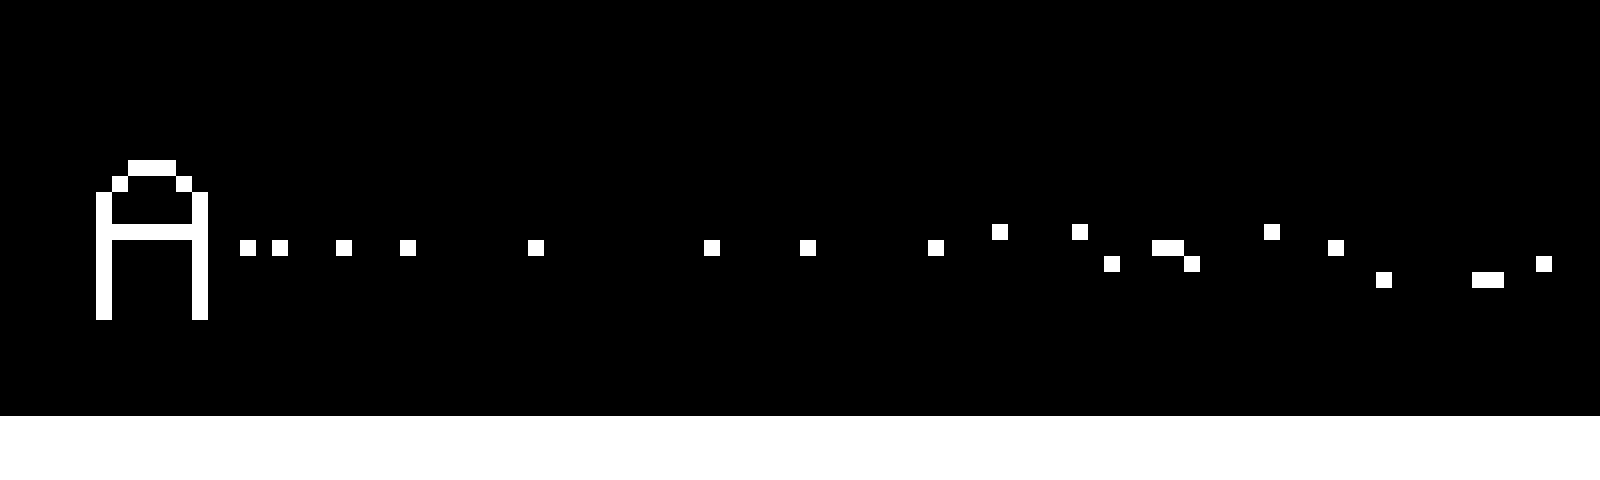

The image is a tile-based game level rendered from a .tmx file. Its description and complete source (layers, tilesets, objects, tile grids) follow:
An orthogonal 100x30 tile map with 16x16 px tiles, 1 tile layer (Tile Layer 1) and 2 objects.

<map version="1.0" tiledversion="2018.04.18" orientation="orthogonal" renderorder="right-down" width="100" height="30" tilewidth="16" tileheight="16" infinite="0" nextobjectid="4">
 <tileset firstgid="1" source="tilemap.tsx" />
 <layer name="Tile Layer 1" width="100" height="30">
  <properties>
   <property name="z" value="0" />
  </properties>
  <data encoding="csv">
0,0,0,0,0,0,0,0,0,0,0,0,0,0,0,0,0,0,0,0,0,0,0,0,0,0,0,0,0,0,0,0,0,0,0,0,0,0,0,0,0,0,0,0,0,0,0,0,0,0,0,0,0,0,0,0,0,0,0,0,0,0,0,0,0,0,0,0,0,0,0,0,0,0,0,0,0,0,0,0,0,0,0,0,0,0,0,0,0,0,0,0,0,0,0,0,0,0,0,0,
0,0,0,0,0,0,0,0,0,0,0,0,0,0,0,0,0,0,0,0,0,0,0,0,0,0,0,0,0,0,0,0,0,0,0,0,0,0,0,0,0,0,0,0,0,0,0,0,0,0,0,0,0,0,0,0,0,0,0,0,0,0,0,0,0,0,0,0,0,0,0,0,0,0,0,0,0,0,0,0,0,0,0,0,0,0,0,0,0,0,0,0,0,0,0,0,0,0,0,0,
0,0,0,0,0,0,0,0,0,0,0,0,0,0,0,0,0,0,0,0,0,0,0,0,0,0,0,0,0,0,0,0,0,0,0,0,0,0,0,0,0,0,0,0,0,0,0,0,0,0,0,0,0,0,0,0,0,0,0,0,0,0,0,0,0,0,0,0,0,0,0,0,0,0,0,0,0,0,0,0,0,0,0,0,0,0,0,0,0,0,0,0,0,0,0,0,0,0,0,0,
0,0,0,0,0,0,0,0,0,0,0,0,0,0,0,0,0,0,0,0,0,0,0,0,0,0,0,0,0,0,0,0,0,0,0,0,0,0,0,0,0,0,0,0,0,0,0,0,0,0,0,0,0,0,0,0,0,0,0,0,0,0,0,0,0,0,0,0,0,0,0,0,0,0,0,0,0,0,0,0,0,0,0,0,0,0,0,0,0,0,0,0,0,0,0,0,0,0,0,0,
0,0,0,0,0,0,0,0,0,0,0,0,0,0,0,0,0,0,0,0,0,0,0,0,0,0,0,0,0,0,0,0,0,0,0,0,0,0,0,0,0,0,0,0,0,0,0,0,0,0,0,0,0,0,0,0,0,0,0,0,0,0,0,0,0,0,0,0,0,0,0,0,0,0,0,0,0,0,0,0,0,0,0,0,0,0,0,0,0,0,0,0,0,0,0,0,0,0,0,0,
0,0,0,0,0,0,0,0,0,0,0,0,0,0,0,0,0,0,0,0,0,0,0,0,0,0,0,0,0,0,0,0,0,0,0,0,0,0,0,0,0,0,0,0,0,0,0,0,0,0,0,0,0,0,0,0,0,0,0,0,0,0,0,0,0,0,0,0,0,0,0,0,0,0,0,0,0,0,0,0,0,0,0,0,0,0,0,0,0,0,0,0,0,0,0,0,0,0,0,0,
0,0,0,0,0,0,0,0,0,0,0,0,0,0,0,0,0,0,0,0,0,0,0,0,0,0,0,0,0,0,0,0,0,0,0,0,0,0,0,0,0,0,0,0,0,0,0,0,0,0,0,0,0,0,0,0,0,0,0,0,0,0,0,0,0,0,0,0,0,0,0,0,0,0,0,0,0,0,0,0,0,0,0,0,0,0,0,0,0,0,0,0,0,0,0,0,0,0,0,0,
0,0,0,0,0,0,0,0,0,0,0,0,0,0,0,0,0,0,0,0,0,0,0,0,0,0,0,0,0,0,0,0,0,0,0,0,0,0,0,0,0,0,0,0,0,0,0,0,0,0,0,0,0,0,0,0,0,0,0,0,0,0,0,0,0,0,0,0,0,0,0,0,0,0,0,0,0,0,0,0,0,0,0,0,0,0,0,0,0,0,0,0,0,0,0,0,0,0,0,0,
0,0,0,0,0,0,0,0,0,0,0,0,0,0,0,0,0,0,0,0,0,0,0,0,0,0,0,0,0,0,0,0,0,0,0,0,0,0,0,0,0,0,0,0,0,0,0,0,0,0,0,0,0,0,0,0,0,0,0,0,0,0,0,0,0,0,0,0,0,0,0,0,0,0,0,0,0,0,0,0,0,0,0,0,0,0,0,0,0,0,0,0,0,0,0,0,0,0,0,0,
0,0,0,0,0,0,0,0,0,0,0,0,0,0,0,0,0,0,0,0,0,0,0,0,0,0,0,0,0,0,0,0,0,0,0,0,0,0,0,0,0,0,0,0,0,0,0,0,0,0,0,0,0,0,0,0,0,0,0,0,0,0,0,0,0,0,0,0,0,0,0,0,0,0,0,0,0,0,0,0,0,0,0,0,0,0,0,0,0,0,0,0,0,0,0,0,0,0,0,0,
0,0,0,0,0,0,0,0,1,1,1,0,0,0,0,0,0,0,0,0,0,0,0,0,0,0,0,0,0,0,0,0,0,0,0,0,0,0,0,0,0,0,0,0,0,0,0,0,0,0,0,0,0,0,0,0,0,0,0,0,0,0,0,0,0,0,0,0,0,0,0,0,0,0,0,0,0,0,0,0,0,0,0,0,0,0,0,0,0,0,0,0,0,0,0,0,0,0,0,0,
0,0,0,0,0,0,0,1,0,0,0,1,0,0,0,0,0,0,0,0,0,0,0,0,0,0,0,0,0,0,0,0,0,0,0,0,0,0,0,0,0,0,0,0,0,0,0,0,0,0,0,0,0,0,0,0,0,0,0,0,0,0,0,0,0,0,0,0,0,0,0,0,0,0,0,0,0,0,0,0,0,0,0,0,0,0,0,0,0,0,0,0,0,0,0,0,0,0,0,0,
0,0,0,0,0,0,1,0,0,0,0,0,1,0,0,0,0,0,0,0,0,0,0,0,0,0,0,0,0,0,0,0,0,0,0,0,0,0,0,0,0,0,0,0,0,0,0,0,0,0,0,0,0,0,0,0,0,0,0,0,0,0,0,0,0,0,0,0,0,0,0,0,0,0,0,0,0,0,0,0,0,0,0,0,0,0,0,0,0,0,0,0,0,0,0,0,0,0,0,0,
0,0,0,0,0,0,1,0,0,0,0,0,1,0,0,0,0,0,0,0,0,0,0,0,0,0,0,0,0,0,0,0,0,0,0,0,0,0,0,0,0,0,0,0,0,0,0,0,0,0,0,0,0,0,0,0,0,0,0,0,0,0,0,0,0,0,0,0,0,0,0,0,0,0,0,0,0,0,0,0,0,0,0,0,0,0,0,0,0,0,0,0,0,0,0,0,0,0,0,0,
0,0,0,0,0,0,1,1,1,1,1,1,1,0,0,0,0,0,0,0,0,0,0,0,0,0,0,0,0,0,0,0,0,0,0,0,0,0,0,0,0,0,0,0,0,0,0,0,0,0,0,0,0,0,0,0,0,0,0,0,0,0,1,0,0,0,0,1,0,0,0,0,0,0,0,0,0,0,0,1,0,0,0,0,0,0,0,0,0,0,0,0,0,0,0,0,0,0,0,0,
0,0,0,0,0,0,1,0,0,0,0,0,1,0,0,1,0,1,0,0,0,1,0,0,0,1,0,0,0,0,0,0,0,1,0,0,0,0,0,0,0,0,0,0,1,0,0,0,0,0,1,0,0,0,0,0,0,0,1,0,0,0,0,0,0,0,0,0,0,0,0,0,1,1,0,0,0,0,0,0,0,0,0,1,0,0,0,0,0,0,0,0,0,0,0,0,0,0,0,0,
0,0,0,0,0,0,1,0,0,0,0,0,1,0,0,0,0,0,0,0,0,0,0,0,0,0,0,0,0,0,0,0,0,0,0,0,0,0,0,0,0,0,0,0,0,0,0,0,0,0,0,0,0,0,0,0,0,0,0,0,0,0,0,0,0,0,0,0,0,1,0,0,0,0,1,0,0,0,0,0,0,0,0,0,0,0,0,0,0,0,0,0,0,0,0,0,1,0,0,0,
0,0,0,0,0,0,1,0,0,0,0,0,1,0,0,0,0,0,0,0,0,0,0,0,0,0,0,0,0,0,0,0,0,0,0,0,0,0,0,0,0,0,0,0,0,0,0,0,0,0,0,0,0,0,0,0,0,0,0,0,0,0,0,0,0,0,0,0,0,0,0,0,0,0,0,0,0,0,0,0,0,0,0,0,0,0,1,0,0,0,0,0,1,1,0,0,0,0,0,0,
0,0,0,0,0,0,1,0,0,0,0,0,1,0,0,0,0,0,0,0,0,0,0,0,0,0,0,0,0,0,0,0,0,0,0,0,0,0,0,0,0,0,0,0,0,0,0,0,0,0,0,0,0,0,0,0,0,0,0,0,0,0,0,0,0,0,0,0,0,0,0,0,0,0,0,0,0,0,0,0,0,0,0,0,0,0,0,0,0,0,0,0,0,0,0,0,0,0,0,0,
0,0,0,0,0,0,1,0,0,0,0,0,1,0,0,0,0,0,0,0,0,0,0,0,0,0,0,0,0,0,0,0,0,0,0,0,0,0,0,0,0,0,0,0,0,0,0,0,0,0,0,0,0,0,0,0,0,0,0,0,0,0,0,0,0,0,0,0,0,0,0,0,0,0,0,0,0,0,0,0,0,0,0,0,0,0,0,0,0,0,0,0,0,0,0,0,0,0,0,0,
0,0,0,0,0,0,0,0,0,0,0,0,0,0,0,0,0,0,0,0,0,0,0,0,0,0,0,0,0,0,0,0,0,0,0,0,0,0,0,0,0,0,0,0,0,0,0,0,0,0,0,0,0,0,0,0,0,0,0,0,0,0,0,0,0,0,0,0,0,0,0,0,0,0,0,0,0,0,0,0,0,0,0,0,0,0,0,0,0,0,0,0,0,0,0,0,0,0,0,0,
0,0,0,0,0,0,0,0,0,0,0,0,0,0,0,0,0,0,0,0,0,0,0,0,0,0,0,0,0,0,0,0,0,0,0,0,0,0,0,0,0,0,0,0,0,0,0,0,0,0,0,0,0,0,0,0,0,0,0,0,0,0,0,0,0,0,0,0,0,0,0,0,0,0,0,0,0,0,0,0,0,0,0,0,0,0,0,0,0,0,0,0,0,0,0,0,0,0,0,0,
0,0,0,0,0,0,0,0,0,0,0,0,0,0,0,0,0,0,0,0,0,0,0,0,0,0,0,0,0,0,0,0,0,0,0,0,0,0,0,0,0,0,0,0,0,0,0,0,0,0,0,0,0,0,0,0,0,0,0,0,0,0,0,0,0,0,0,0,0,0,0,0,0,0,0,0,0,0,0,0,0,0,0,0,0,0,0,0,0,0,0,0,0,0,0,0,0,0,0,0,
0,0,0,0,0,0,0,0,0,0,0,0,0,0,0,0,0,0,0,0,0,0,0,0,0,0,0,0,0,0,0,0,0,0,0,0,0,0,0,0,0,0,0,0,0,0,0,0,0,0,0,0,0,0,0,0,0,0,0,0,0,0,0,0,0,0,0,0,0,0,0,0,0,0,0,0,0,0,0,0,0,0,0,0,0,0,0,0,0,0,0,0,0,0,0,0,0,0,0,0,
0,0,0,0,0,0,0,0,0,0,0,0,0,0,0,0,0,0,0,0,0,0,0,0,0,0,0,0,0,0,0,0,0,0,0,0,0,0,0,0,0,0,0,0,0,0,0,0,0,0,0,0,0,0,0,0,0,0,0,0,0,0,0,0,0,0,0,0,0,0,0,0,0,0,0,0,0,0,0,0,0,0,0,0,0,0,0,0,0,0,0,0,0,0,0,0,0,0,0,0,
0,0,0,0,0,0,0,0,0,0,0,0,0,0,0,0,0,0,0,0,0,0,0,0,0,0,0,0,0,0,0,0,0,0,0,0,0,0,0,0,0,0,0,0,0,0,0,0,0,0,0,0,0,0,0,0,0,0,0,0,0,0,0,0,0,0,0,0,0,0,0,0,0,0,0,0,0,0,0,0,0,0,0,0,0,0,0,0,0,0,0,0,0,0,0,0,0,0,0,0,
1,1,1,1,1,1,1,1,1,1,1,1,1,1,1,1,1,1,1,1,1,1,1,1,1,1,1,1,1,1,1,1,1,1,1,1,1,1,1,1,1,1,1,1,1,1,1,1,1,1,1,1,1,1,1,1,1,1,1,1,1,1,1,1,1,1,1,1,1,1,1,1,1,1,1,1,1,1,1,1,1,1,1,1,1,1,1,1,1,1,1,1,1,1,1,1,1,1,1,1,
1,1,1,1,1,1,1,1,1,1,1,1,1,1,1,1,1,1,1,1,1,1,1,1,1,1,1,1,1,1,1,1,1,1,1,1,1,1,1,1,1,1,1,1,1,1,1,1,1,1,1,1,1,1,1,1,1,1,1,1,1,1,1,1,1,1,1,1,1,1,1,1,1,1,1,1,1,1,1,1,1,1,1,1,1,1,1,1,1,1,1,1,1,1,1,1,1,1,1,1,
1,1,1,1,1,1,1,1,1,1,1,1,1,1,1,1,1,1,1,1,1,1,1,1,1,1,1,1,1,1,1,1,1,1,1,1,1,1,1,1,1,1,1,1,1,1,1,1,1,1,1,1,1,1,1,1,1,1,1,1,1,1,1,1,1,1,1,1,1,1,1,1,1,1,1,1,1,1,1,1,1,1,1,1,1,1,1,1,1,1,1,1,1,1,1,1,1,1,1,1,
1,1,1,1,1,1,1,1,1,1,1,1,1,1,1,1,1,1,1,1,1,1,1,1,1,1,1,1,1,1,1,1,1,1,1,1,1,1,1,1,1,1,1,1,1,1,1,1,1,1,1,1,1,1,1,1,1,1,1,1,1,1,1,1,1,1,1,1,1,1,1,1,1,1,1,1,1,1,1,1,1,1,1,1,1,1,1,1,1,1,1,1,1,1,1,1,1,1,1,1
</data>
 </layer>
 <objectgroup name="Collidables">
  <object id="1" x="1600" y="480">
   <polygon points="0,0 0,-64 -1600,-64 -1600,0" />
  </object>
 </objectgroup>
 <objectgroup name="Enemies" />
 <objectgroup name="Events">
  <object id="2" x="1312" y="0" width="32" height="416">
   <properties>
    <property name="type" value="loadnext" />
   </properties>
  </object>
 </objectgroup>
</map>